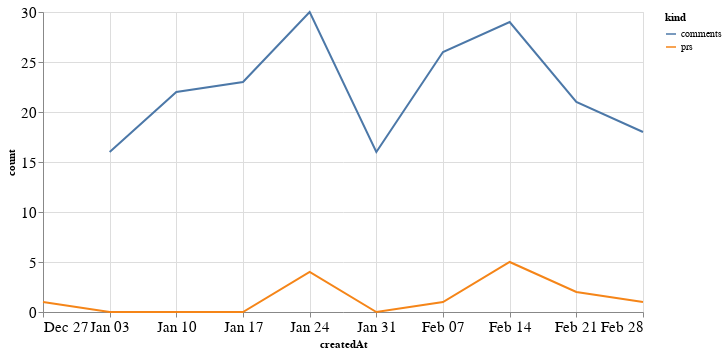

This figure's notebook cell:
### Code cell
alt.Chart(total_time, width=600).mark_line().encode(
    x='createdAt',
    y='count',
    color='kind'
)

### Figure 1 — Vega-Lite specification as saved in the notebook (floating-point values rounded to 4 significant figures)
{"config": {"axisLeft": {"labelFontSize": 15}, "axisBottom": {"labelFontSize": 15}}, "data": {"name": "data-dabd624f358be685da6e33911bf41415"}, "mark": "line", "encoding": {"color": {"type": "nominal", "field": "kind"}, "x": {"type": "temporal", "field": "createdAt"}, "y": {"type": "quantitative", "field": "count"}}, "width": 600, "$schema": "https://vega.github.io/schema/vega-lite/v4.8.1.json", "datasets": {"data-dabd624f358be685da6e33911bf41415": [{"createdAt": "2020-12-27T00:00:00", "kind": "prs", "count": 1.0}, {"createdAt": "2021-01-03T00:00:00", "kind": "prs", "count": 0.0}, {"createdAt": "2021-01-10T00:00:00", "kind": "prs", "count": 0.0}, {"createdAt": "2021-01-17T00:00:00", "kind": "prs", "count": 0.0}, {"createdAt": "2021-01-24T00:00:00", "kind": "prs", "count": 4.0}, {"createdAt": "2021-01-31T00:00:00", "kind": "prs", "count": 0.0}, {"createdAt": "2021-02-07T00:00:00", "kind": "prs", "count": 1.0}, {"createdAt": "2021-02-14T00:00:00", "kind": "prs", "count": 5.0}, {"createdAt": "2021-02-21T00:00:00", "kind": "prs", "count": 2.0}, {"createdAt": "2021-02-28T00:00:00", "kind": "prs", "count": 1.0}, {"createdAt": "2020-12-27T00:00:00", "kind": "comments", "count": null}, {"createdAt": "2021-01-03T00:00:00", "kind": "comments", "count": 16.0}, {"createdAt": "2021-01-10T00:00:00", "kind": "comments", "count": 22.0}, {"createdAt": "2021-01-17T00:00:00", "kind": "comments", "count": 23.0}, {"createdAt": "2021-01-24T00:00:00", "kind": "comments", "count": 30.0}, {"createdAt": "2021-01-31T00:00:00", "kind": "comments", "count": 16.0}, {"createdAt": "2021-02-07T00:00:00", "kind": "comments", "count": 26.0}, {"createdAt": "2021-02-14T00:00:00", "kind": "comments", "count": 29.0}, {"createdAt": "2021-02-21T00:00:00", "kind": "comments", "count": 21.0}, {"createdAt": "2021-02-28T00:00:00", "kind": "comments", "count": 18.0}]}}
